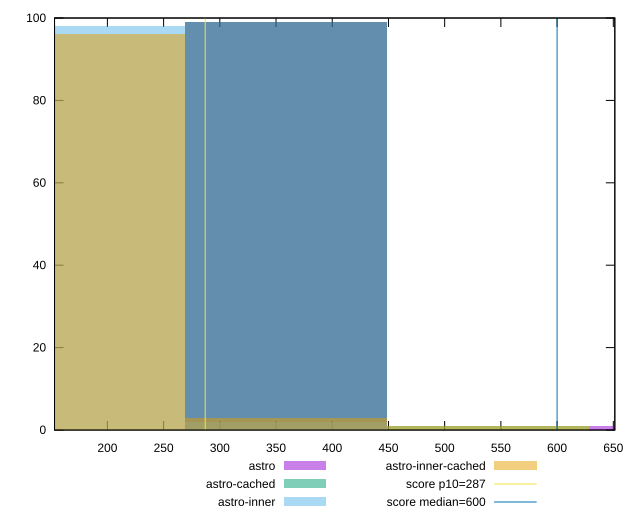

Reproduce this figure in gnuplot.
reset

$astro <<EOF
717.7404925445337 1
358.87024627226685 99
EOF

$astroCached <<EOF
358.87024627226685 99
538.3053694084003 1
EOF

$astroInner <<EOF
179.43512313613343 98
358.87024627226685 2
EOF

$astroInnerCached <<EOF
538.3053694084003 1
358.87024627226685 3
179.43512313613343 96
EOF

set key outside below
set boxwidth 179.43512313613343
set xrange [152.97649999999976:651.3525]
set yrange [0:100]
set trange [0:100]
set style fill transparent solid 0.5 noborder

set parametric
set terminal svg size 640, 520 enhanced background rgb 'white'
set output "reports/report_00033_2021-03-01T14-23-16.841Z/total-blocking-time/comparison/histogram/all_raw.svg"

plot $astro title "astro" with boxes, \
     $astroCached title "astro-cached" with boxes, \
     $astroInner title "astro-inner" with boxes, \
     $astroInnerCached title "astro-inner-cached" with boxes, \
     287,t title "score p10=287", \
     600,t title "score median=600"

reset
